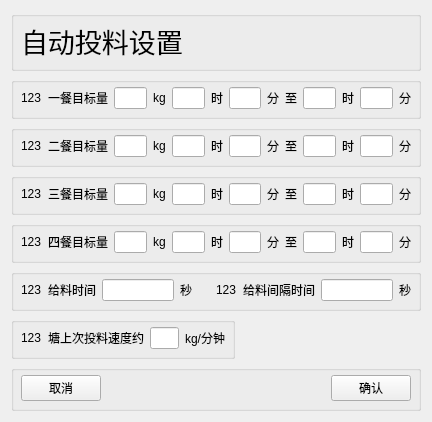
<?xml version="1.0" encoding="UTF-8"?>
<ui version="4.0">
 <class>Form_Auto</class>
 <widget class="QWidget" name="Form_Auto">
  <property name="geometry">
   <rect>
    <x>0</x>
    <y>0</y>
    <width>432</width>
    <height>328</height>
   </rect>
  </property>
  <property name="windowTitle">
   <string>Form</string>
  </property>
  <layout class="QGridLayout" name="gridLayout_9">
   <item row="0" column="0" colspan="2">
    <widget class="QGroupBox" name="groupBox_8">
     <property name="styleSheet">
      <string notr="true">QGroupBox{ margin-top:0px;} QGroupBox:title {margin-top: 0px;}</string>
     </property>
     <property name="title">
      <string/>
     </property>
     <layout class="QGridLayout" name="gridLayout_8">
      <item row="0" column="0">
       <widget class="QLabel" name="label_15">
        <property name="font">
         <font>
          <pointsize>20</pointsize>
         </font>
        </property>
        <property name="text">
         <string>自动投料设置</string>
        </property>
       </widget>
      </item>
      <item row="0" column="1">
       <spacer name="horizontalSpacer_3">
        <property name="orientation">
         <enum>Qt::Horizontal</enum>
        </property>
        <property name="sizeHint" stdset="0">
         <size>
          <width>279</width>
          <height>20</height>
         </size>
        </property>
       </spacer>
      </item>
     </layout>
    </widget>
   </item>
   <item row="1" column="0" colspan="2">
    <widget class="QGroupBox" name="groupBox_2">
     <property name="styleSheet">
      <string notr="true">QGroupBox{ margin-top:0px;} QGroupBox:title {margin-top: 0px;}</string>
     </property>
     <property name="title">
      <string/>
     </property>
     <layout class="QGridLayout" name="gridLayout_2">
      <item row="0" column="0">
       <widget class="QLabel" name="label">
        <property name="text">
         <string>123</string>
        </property>
       </widget>
      </item>
      <item row="0" column="1">
       <widget class="QLabel" name="label_8">
        <property name="text">
         <string>一餐目标量</string>
        </property>
       </widget>
      </item>
      <item row="0" column="2">
       <widget class="QLineEdit" name="lineEdit"/>
      </item>
      <item row="0" column="3">
       <widget class="QLabel" name="label_29">
        <property name="text">
         <string>kg</string>
        </property>
       </widget>
      </item>
      <item row="0" column="4">
       <widget class="QLineEdit" name="lineEdit_9"/>
      </item>
      <item row="0" column="5">
       <widget class="QLabel" name="label_16">
        <property name="text">
         <string>时</string>
        </property>
       </widget>
      </item>
      <item row="0" column="6">
       <widget class="QLineEdit" name="lineEdit_10"/>
      </item>
      <item row="0" column="7">
       <widget class="QLabel" name="label_20">
        <property name="text">
         <string>分</string>
        </property>
       </widget>
      </item>
      <item row="0" column="8">
       <widget class="QLabel" name="label_35">
        <property name="text">
         <string>至</string>
        </property>
       </widget>
      </item>
      <item row="0" column="9">
       <widget class="QLineEdit" name="lineEdit_21"/>
      </item>
      <item row="0" column="10">
       <widget class="QLabel" name="label_19">
        <property name="text">
         <string>时</string>
        </property>
       </widget>
      </item>
      <item row="0" column="11">
       <widget class="QLineEdit" name="lineEdit_18"/>
      </item>
      <item row="0" column="12">
       <widget class="QLabel" name="label_26">
        <property name="text">
         <string>分</string>
        </property>
       </widget>
      </item>
     </layout>
    </widget>
   </item>
   <item row="2" column="0" colspan="2">
    <widget class="QGroupBox" name="groupBox_3">
     <property name="styleSheet">
      <string notr="true">QGroupBox{ margin-top:0px;} QGroupBox:title {margin-top: 0px;}</string>
     </property>
     <property name="title">
      <string/>
     </property>
     <layout class="QGridLayout" name="gridLayout_3">
      <item row="0" column="1">
       <widget class="QLabel" name="label_9">
        <property name="text">
         <string>二餐目标量</string>
        </property>
       </widget>
      </item>
      <item row="0" column="5">
       <widget class="QLineEdit" name="lineEdit_8"/>
      </item>
      <item row="0" column="4">
       <widget class="QLabel" name="label_30">
        <property name="text">
         <string>kg</string>
        </property>
       </widget>
      </item>
      <item row="0" column="12">
       <widget class="QLabel" name="label_33">
        <property name="text">
         <string>时</string>
        </property>
       </widget>
      </item>
      <item row="0" column="8">
       <widget class="QLabel" name="label_21">
        <property name="text">
         <string>分</string>
        </property>
       </widget>
      </item>
      <item row="0" column="0">
       <widget class="QLabel" name="label_2">
        <property name="text">
         <string>123</string>
        </property>
       </widget>
      </item>
      <item row="0" column="7">
       <widget class="QLineEdit" name="lineEdit_13"/>
      </item>
      <item row="0" column="11">
       <widget class="QLineEdit" name="lineEdit_16"/>
      </item>
      <item row="0" column="13">
       <widget class="QLineEdit" name="lineEdit_17"/>
      </item>
      <item row="0" column="6">
       <widget class="QLabel" name="label_17">
        <property name="text">
         <string>时</string>
        </property>
       </widget>
      </item>
      <item row="0" column="14">
       <widget class="QLabel" name="label_28">
        <property name="text">
         <string>分</string>
        </property>
       </widget>
      </item>
      <item row="0" column="3">
       <widget class="QLineEdit" name="lineEdit_2"/>
      </item>
      <item row="0" column="9">
       <widget class="QLabel" name="label_37">
        <property name="text">
         <string>至</string>
        </property>
       </widget>
      </item>
     </layout>
    </widget>
   </item>
   <item row="3" column="0" colspan="2">
    <widget class="QGroupBox" name="groupBox_4">
     <property name="styleSheet">
      <string notr="true">QGroupBox{ margin-top:0px;} QGroupBox:title {margin-top: 0px;}</string>
     </property>
     <property name="title">
      <string/>
     </property>
     <layout class="QGridLayout" name="gridLayout_4">
      <item row="0" column="0">
       <widget class="QLabel" name="label_3">
        <property name="text">
         <string>123</string>
        </property>
       </widget>
      </item>
      <item row="0" column="1">
       <widget class="QLabel" name="label_10">
        <property name="text">
         <string>三餐目标量</string>
        </property>
       </widget>
      </item>
      <item row="0" column="2">
       <widget class="QLineEdit" name="lineEdit_3"/>
      </item>
      <item row="0" column="3">
       <widget class="QLabel" name="label_43">
        <property name="text">
         <string>kg</string>
        </property>
       </widget>
      </item>
      <item row="0" column="4">
       <widget class="QLineEdit" name="lineEdit_7"/>
      </item>
      <item row="0" column="5">
       <widget class="QLabel" name="label_18">
        <property name="text">
         <string>时</string>
        </property>
       </widget>
      </item>
      <item row="0" column="6">
       <widget class="QLineEdit" name="lineEdit_12"/>
      </item>
      <item row="0" column="7">
       <widget class="QLabel" name="label_22">
        <property name="text">
         <string>分</string>
        </property>
       </widget>
      </item>
      <item row="0" column="8">
       <widget class="QLabel" name="label_36">
        <property name="text">
         <string>至</string>
        </property>
       </widget>
      </item>
      <item row="0" column="9">
       <widget class="QLineEdit" name="lineEdit_15"/>
      </item>
      <item row="0" column="10">
       <widget class="QLabel" name="label_32">
        <property name="text">
         <string>时</string>
        </property>
       </widget>
      </item>
      <item row="0" column="11">
       <widget class="QLineEdit" name="lineEdit_19"/>
      </item>
      <item row="0" column="12">
       <widget class="QLabel" name="label_27">
        <property name="text">
         <string>分</string>
        </property>
       </widget>
      </item>
     </layout>
    </widget>
   </item>
   <item row="4" column="0" colspan="2">
    <widget class="QGroupBox" name="groupBox_5">
     <property name="styleSheet">
      <string notr="true">QGroupBox{ margin-top:0px;} QGroupBox:title {margin-top: 0px;}</string>
     </property>
     <property name="title">
      <string/>
     </property>
     <layout class="QGridLayout" name="gridLayout_5">
      <item row="0" column="0">
       <widget class="QLabel" name="label_4">
        <property name="text">
         <string>123</string>
        </property>
       </widget>
      </item>
      <item row="0" column="1">
       <widget class="QLabel" name="label_12">
        <property name="text">
         <string>四餐目标量</string>
        </property>
       </widget>
      </item>
      <item row="0" column="2">
       <widget class="QLineEdit" name="lineEdit_4"/>
      </item>
      <item row="0" column="3">
       <widget class="QLabel" name="label_44">
        <property name="text">
         <string>kg</string>
        </property>
       </widget>
      </item>
      <item row="0" column="4">
       <widget class="QLineEdit" name="lineEdit_6"/>
      </item>
      <item row="0" column="5">
       <widget class="QLabel" name="label_25">
        <property name="text">
         <string>时</string>
        </property>
       </widget>
      </item>
      <item row="0" column="6">
       <widget class="QLineEdit" name="lineEdit_11"/>
      </item>
      <item row="0" column="7">
       <widget class="QLabel" name="label_23">
        <property name="text">
         <string>分</string>
        </property>
       </widget>
      </item>
      <item row="0" column="8">
       <widget class="QLabel" name="label_34">
        <property name="text">
         <string>至</string>
        </property>
       </widget>
      </item>
      <item row="0" column="9">
       <widget class="QLineEdit" name="lineEdit_14"/>
      </item>
      <item row="0" column="10">
       <widget class="QLabel" name="label_31">
        <property name="text">
         <string>时</string>
        </property>
       </widget>
      </item>
      <item row="0" column="11">
       <widget class="QLineEdit" name="lineEdit_20"/>
      </item>
      <item row="0" column="12">
       <widget class="QLabel" name="label_24">
        <property name="text">
         <string>分</string>
        </property>
       </widget>
      </item>
     </layout>
    </widget>
   </item>
   <item row="5" column="0" colspan="2">
    <widget class="QGroupBox" name="groupBox_6">
     <property name="styleSheet">
      <string notr="true">QGroupBox{ margin-top:0px;} QGroupBox:title {margin-top: 0px;}</string>
     </property>
     <property name="title">
      <string/>
     </property>
     <layout class="QGridLayout" name="gridLayout_6">
      <item row="0" column="0">
       <widget class="QLabel" name="label_5">
        <property name="text">
         <string>123</string>
        </property>
       </widget>
      </item>
      <item row="0" column="1">
       <widget class="QLabel" name="label_7">
        <property name="text">
         <string>给料时间</string>
        </property>
       </widget>
      </item>
      <item row="0" column="2">
       <widget class="QLineEdit" name="lineEdit_5"/>
      </item>
      <item row="0" column="3">
       <widget class="QLabel" name="label_45">
        <property name="text">
         <string>秒</string>
        </property>
       </widget>
      </item>
      <item row="0" column="4">
       <spacer name="horizontalSpacer_4">
        <property name="orientation">
         <enum>Qt::Horizontal</enum>
        </property>
        <property name="sizeHint" stdset="0">
         <size>
          <width>53</width>
          <height>20</height>
         </size>
        </property>
       </spacer>
      </item>
      <item row="0" column="5">
       <widget class="QLabel" name="label_13">
        <property name="text">
         <string>123</string>
        </property>
       </widget>
      </item>
      <item row="0" column="6">
       <widget class="QLabel" name="label_11">
        <property name="text">
         <string>给料间隔时间</string>
        </property>
       </widget>
      </item>
      <item row="0" column="7">
       <widget class="QLineEdit" name="lineEdit_22"/>
      </item>
      <item row="0" column="8">
       <widget class="QLabel" name="label_46">
        <property name="text">
         <string>秒</string>
        </property>
       </widget>
      </item>
     </layout>
    </widget>
   </item>
   <item row="6" column="0">
    <widget class="QGroupBox" name="groupBox_7">
     <property name="styleSheet">
      <string notr="true">QGroupBox{ margin-top:0px;} QGroupBox:title {margin-top: 0px;}</string>
     </property>
     <property name="title">
      <string/>
     </property>
     <layout class="QGridLayout" name="gridLayout_7">
      <item row="0" column="0">
       <widget class="QLabel" name="label_6">
        <property name="text">
         <string>123</string>
        </property>
       </widget>
      </item>
      <item row="0" column="1">
       <widget class="QLabel" name="label_14">
        <property name="text">
         <string>塘上次投料速度约</string>
        </property>
       </widget>
      </item>
      <item row="0" column="2">
       <widget class="QLineEdit" name="lineEdit_23"/>
      </item>
      <item row="0" column="3">
       <widget class="QLabel" name="label_47">
        <property name="text">
         <string>kg/分钟</string>
        </property>
       </widget>
      </item>
     </layout>
    </widget>
   </item>
   <item row="6" column="1">
    <spacer name="horizontalSpacer_2">
     <property name="orientation">
      <enum>Qt::Horizontal</enum>
     </property>
     <property name="sizeHint" stdset="0">
      <size>
       <width>205</width>
       <height>20</height>
      </size>
     </property>
    </spacer>
   </item>
   <item row="7" column="0" colspan="2">
    <widget class="QGroupBox" name="groupBox">
     <property name="styleSheet">
      <string notr="true">QGroupBox{ margin-top:0px;} QGroupBox:title {margin-top: 0px;}</string>
     </property>
     <property name="title">
      <string/>
     </property>
     <layout class="QGridLayout" name="gridLayout">
      <item row="0" column="0">
       <widget class="QPushButton" name="btn_Cancel">
        <property name="font">
         <font>
          <pointsize>9</pointsize>
         </font>
        </property>
        <property name="text">
         <string>取消</string>
        </property>
       </widget>
      </item>
      <item row="0" column="1">
       <spacer name="horizontalSpacer">
        <property name="orientation">
         <enum>Qt::Horizontal</enum>
        </property>
        <property name="sizeHint" stdset="0">
         <size>
          <width>40</width>
          <height>20</height>
         </size>
        </property>
       </spacer>
      </item>
      <item row="0" column="2">
       <widget class="QPushButton" name="btn_Confirm">
        <property name="font">
         <font>
          <pointsize>9</pointsize>
         </font>
        </property>
        <property name="text">
         <string>确认</string>
        </property>
       </widget>
      </item>
     </layout>
    </widget>
   </item>
  </layout>
 </widget>
 <resources/>
 <connections>
  <connection>
   <sender>btn_Cancel</sender>
   <signal>clicked()</signal>
   <receiver>Form_Auto</receiver>
   <slot>close()</slot>
   <hints>
    <hint type="sourcelabel">
     <x>52</x>
     <y>304</y>
    </hint>
    <hint type="destinationlabel">
     <x>215</x>
     <y>163</y>
    </hint>
   </hints>
  </connection>
  <connection>
   <sender>btn_Confirm</sender>
   <signal>clicked()</signal>
   <receiver>Form_Auto</receiver>
   <slot>raise()</slot>
   <hints>
    <hint type="sourcelabel">
     <x>378</x>
     <y>304</y>
    </hint>
    <hint type="destinationlabel">
     <x>215</x>
     <y>163</y>
    </hint>
   </hints>
  </connection>
 </connections>
</ui>
